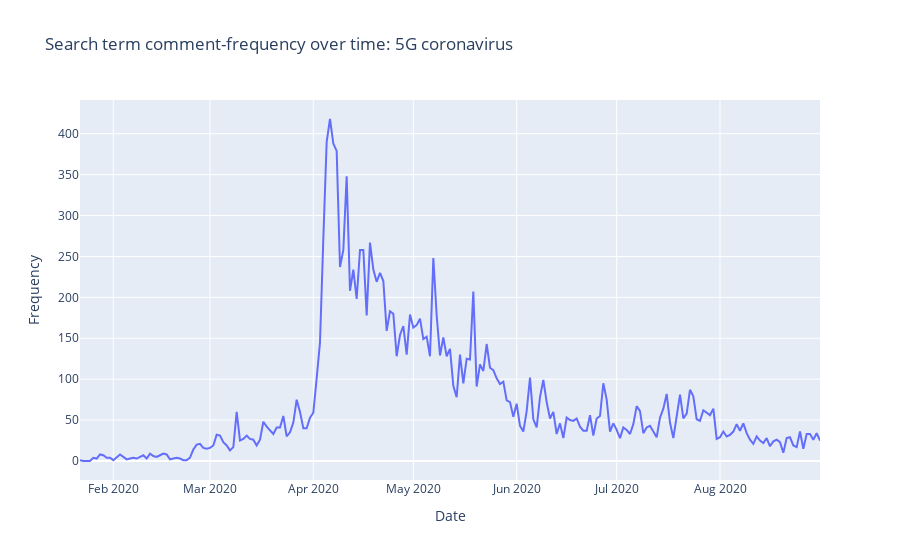

The notebook cell this image was saved under:
### Code cell
fig = px.line(comments_counts, x="key", y="doc_count", title="Search term comment-frequency over time: " + query, labels = {"key":"Date", "doc_count": "Frequency"})
fig.show()

### Figure 1 — Plotly figure (JSON) as saved in the notebook; plotly's stock layout.template omitted (floating-point values rounded to 4 significant figures; data arrays with more than 128 entries replaced by an {"elided": "..."} marker saying what was removed)
{"data": [{"hovertemplate": "Date=%{x}<br>Frequency=%{y}<extra></extra>", "legendgroup": "", "line": {"color": "#636efa", "dash": "solid"}, "mode": "lines", "name": "", "orientation": "v", "showlegend": false, "type": "scatter", "x": {"elided": "223 str values"}, "xaxis": "x", "y": {"elided": "223 int values"}, "yaxis": "y"}], "layout": {"autosize": true, "legend": {"tracegroupgap": 0}, "title": {"text": "Search term comment-frequency over time: 5G coronavirus"}, "xaxis": {"anchor": "y", "autorange": true, "domain": [0, 1], "range": ["2020-01-22", "2020-08-31"], "title": {"text": "Date"}, "type": "date"}, "yaxis": {"anchor": "x", "autorange": true, "domain": [0, 1], "range": [-23.22, 441.2], "title": {"text": "Frequency"}, "type": "linear"}}}
